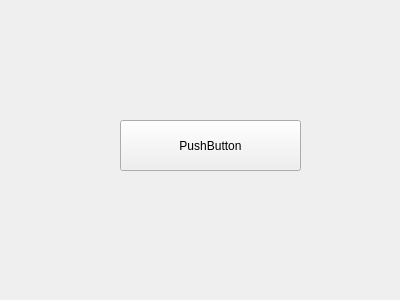
<?xml version="1.0" encoding="UTF-8"?>
<ui version="4.0">
 <class>Widget</class>
 <widget class="QWidget" name="Widget">
  <property name="geometry">
   <rect>
    <x>0</x>
    <y>0</y>
    <width>400</width>
    <height>300</height>
   </rect>
  </property>
  <property name="windowTitle">
   <string>Widget</string>
  </property>
  <widget class="QPushButton" name="pushButton">
   <property name="geometry">
    <rect>
     <x>120</x>
     <y>120</y>
     <width>181</width>
     <height>51</height>
    </rect>
   </property>
   <property name="toolTip">
    <string>&lt;html&gt;&lt;head/&gt;&lt;body&gt;&lt;p&gt;this&lt;/p&gt;&lt;/body&gt;&lt;/html&gt;</string>
   </property>
   <property name="styleSheet">
    <string notr="true"/>
   </property>
   <property name="text">
    <string>PushButton</string>
   </property>
  </widget>
 </widget>
 <layoutdefault spacing="6" margin="11"/>
 <resources/>
 <connections/>
</ui>
